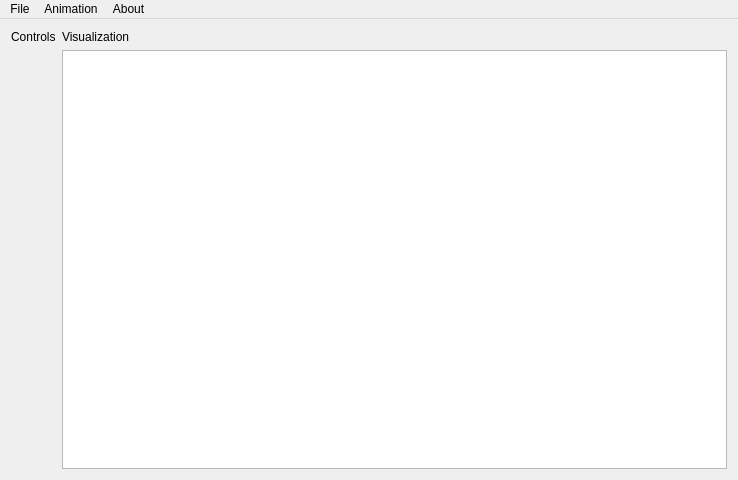
<?xml version="1.0" encoding="UTF-8"?>
<ui version="4.0">
 <class>AnimUT</class>
 <widget class="QMainWindow" name="AnimUT">
  <property name="geometry">
   <rect>
    <x>0</x>
    <y>0</y>
    <width>738</width>
    <height>480</height>
   </rect>
  </property>
  <property name="windowTitle">
   <string>AnimUT Framework</string>
  </property>
  <property name="windowIcon">
   <iconset resource="../images.qrc">
    <normaloff>:/icons/images/icon.gif</normaloff>:/icons/images/icon.gif</iconset>
  </property>
  <widget class="QWidget" name="centralWidget">
   <layout class="QGridLayout" name="gridLayout_2">
    <item row="0" column="0">
     <widget class="QLabel" name="label_controls">
      <property name="text">
       <string>Controls</string>
      </property>
     </widget>
    </item>
    <item row="0" column="1">
     <widget class="QLabel" name="label_visualization">
      <property name="text">
       <string>Visualization</string>
      </property>
     </widget>
    </item>
    <item row="1" column="1">
     <widget class="Viewer" name="MainGraphicsView"/>
    </item>
    <item row="1" column="0">
     <layout class="QVBoxLayout" name="ControlsLayout">
      <property name="sizeConstraint">
       <enum>QLayout::SetNoConstraint</enum>
      </property>
     </layout>
    </item>
   </layout>
  </widget>
  <widget class="QMenuBar" name="menuBar">
   <property name="geometry">
    <rect>
     <x>0</x>
     <y>0</y>
     <width>738</width>
     <height>25</height>
    </rect>
   </property>
   <widget class="QMenu" name="menuFile">
    <property name="title">
     <string>File</string>
    </property>
    <addaction name="separator"/>
    <addaction name="actionQuit"/>
   </widget>
   <widget class="QMenu" name="menuAnimation">
    <property name="title">
     <string>Animation</string>
    </property>
    <addaction name="actionStartStop"/>
   </widget>
   <widget class="QMenu" name="menuAbout">
    <property name="title">
     <string>About</string>
    </property>
    <addaction name="actionAbout"/>
   </widget>
   <addaction name="menuFile"/>
   <addaction name="menuAnimation"/>
   <addaction name="menuAbout"/>
  </widget>
  <action name="actionStartStop">
   <property name="text">
    <string>Start</string>
   </property>
   <property name="shortcut">
    <string>Ctrl+Space</string>
   </property>
  </action>
  <action name="actionQuit">
   <property name="text">
    <string>Quit</string>
   </property>
  </action>
  <action name="actionAbout">
   <property name="text">
    <string>About this project</string>
   </property>
   <property name="toolTip">
    <string>About AnimUT Framework</string>
   </property>
  </action>
 </widget>
 <layoutdefault spacing="6" margin="11"/>
 <customwidgets>
  <customwidget>
   <class>Viewer</class>
   <extends>QGraphicsView</extends>
   <header location="global">AnimUT/Viewer.h</header>
  </customwidget>
 </customwidgets>
 <resources>
  <include location="../images.qrc"/>
 </resources>
 <connections/>
</ui>
